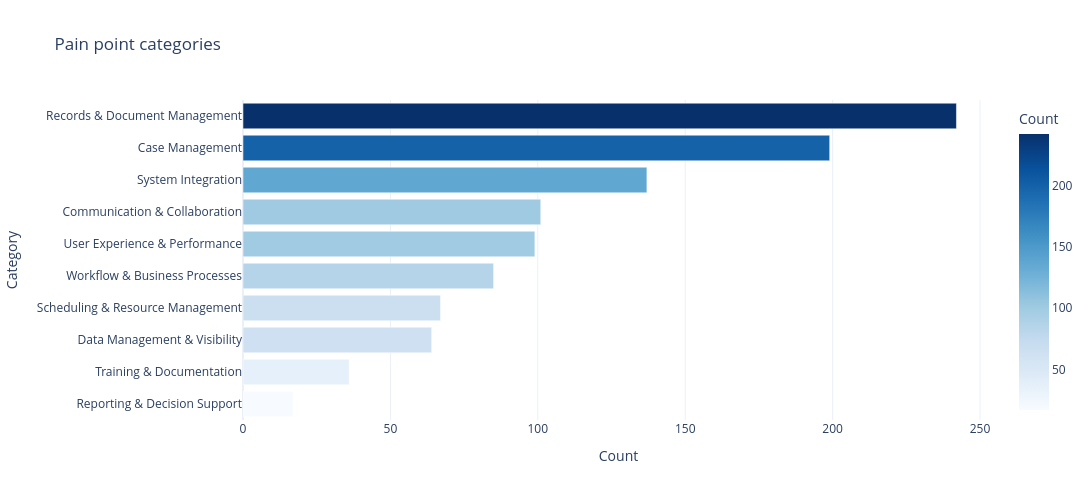
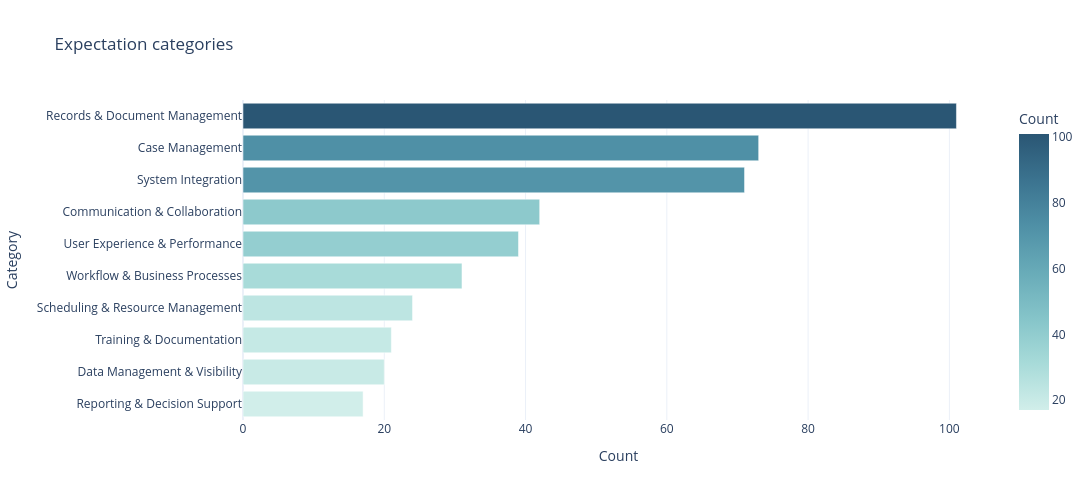

Notebook source saved alongside these figures, in order:
### Markdown cell above
## 2. Category counts

### Code cell
category_counts = (
    df.groupby("Category", as_index=False)
    .size()
    .rename(columns={"size": "Count"})
    .sort_values("Count", ascending=True)
)
fig_cat = px.bar(
    category_counts, x="Count", y="Category", orientation="h",
    title="Pain point categories", color="Count", color_continuous_scale="Blues",
)
fig_cat.update_layout(showlegend=False, height=500, width=1200, template="plotly_white")
fig_cat.show()

expectation_counts = (
    expectations_df.groupby("Category", as_index=False)
    .size()
    .rename(columns={"size": "Count"})
    .sort_values("Count", ascending=True)
)
fig_exp_cat = px.bar(
    expectation_counts, x="Count", y="Category", orientation="h",
    title="Expectation categories", color="Count", color_continuous_scale="Teal",
)
fig_exp_cat.update_layout(showlegend=False, height=500, width=1200, template="plotly_white")
fig_exp_cat.show()

### Figure 1 — Plotly figure (JSON) as saved in the notebook; plotly's stock layout.template omitted (floating-point values rounded to 4 significant figures)
{"data": [{"hovertemplate": "Count=%{marker.color}<br>Category=%{y}<extra></extra>", "legendgroup": "", "marker": {"color": [17, 36, 64, 67, 85, 99, 101, 137, 199, 242], "coloraxis": "coloraxis", "pattern": {"shape": ""}}, "name": "", "orientation": "h", "showlegend": false, "textposition": "auto", "type": "bar", "x": [17, 36, 64, 67, 85, 99, 101, 137, 199, 242], "xaxis": "x", "y": ["Reporting & Decision Support", "Training & Documentation", "Data Management & Visibility", "Scheduling & Resource Management", "Workflow & Business Processes", "User Experience & Performance", "Communication & Collaboration", "System Integration", "Case Management", "Records & Document Management"], "yaxis": "y"}], "layout": {"barmode": "relative", "coloraxis": {"autocolorscale": false, "colorbar": {"title": {"text": "Count"}}, "colorscale": [[0, "rgb(247,251,255)"], [0.125, "rgb(222,235,247)"], [0.25, "rgb(198,219,239)"], [0.375, "rgb(158,202,225)"], [0.5, "rgb(107,174,214)"], [0.625, "rgb(66,146,198)"], [0.75, "rgb(33,113,181)"], [0.875, "rgb(8,81,156)"], [1, "rgb(8,48,107)"]]}, "height": 500, "legend": {"tracegroupgap": 0}, "showlegend": false, "title": {"text": "Pain point categories"}, "width": 1200, "xaxis": {"anchor": "y", "domain": [0, 1], "title": {"text": "Count"}}, "yaxis": {"anchor": "x", "domain": [0, 1], "title": {"text": "Category"}}}}

### Figure 2 — Plotly figure (JSON) as saved in the notebook; plotly's stock layout.template omitted (floating-point values rounded to 4 significant figures)
{"data": [{"hovertemplate": "Count=%{marker.color}<br>Category=%{y}<extra></extra>", "legendgroup": "", "marker": {"color": [17, 20, 21, 24, 31, 39, 42, 71, 73, 101], "coloraxis": "coloraxis", "pattern": {"shape": ""}}, "name": "", "orientation": "h", "showlegend": false, "textposition": "auto", "type": "bar", "x": [17, 20, 21, 24, 31, 39, 42, 71, 73, 101], "xaxis": "x", "y": ["Reporting & Decision Support", "Data Management & Visibility", "Training & Documentation", "Scheduling & Resource Management", "Workflow & Business Processes", "User Experience & Performance", "Communication & Collaboration", "System Integration", "Case Management", "Records & Document Management"], "yaxis": "y"}], "layout": {"barmode": "relative", "coloraxis": {"autocolorscale": false, "colorbar": {"title": {"text": "Count"}}, "colorscale": [[0, "rgb(209, 238, 234)"], [0.1667, "rgb(168, 219, 217)"], [0.3333, "rgb(133, 196, 201)"], [0.5, "rgb(104, 171, 184)"], [0.6667, "rgb(79, 144, 166)"], [0.8333, "rgb(59, 115, 143)"], [1, "rgb(42, 86, 116)"]]}, "height": 500, "legend": {"tracegroupgap": 0}, "showlegend": false, "title": {"text": "Expectation categories"}, "width": 1200, "xaxis": {"anchor": "y", "domain": [0, 1], "title": {"text": "Count"}}, "yaxis": {"anchor": "x", "domain": [0, 1], "title": {"text": "Category"}}}}
